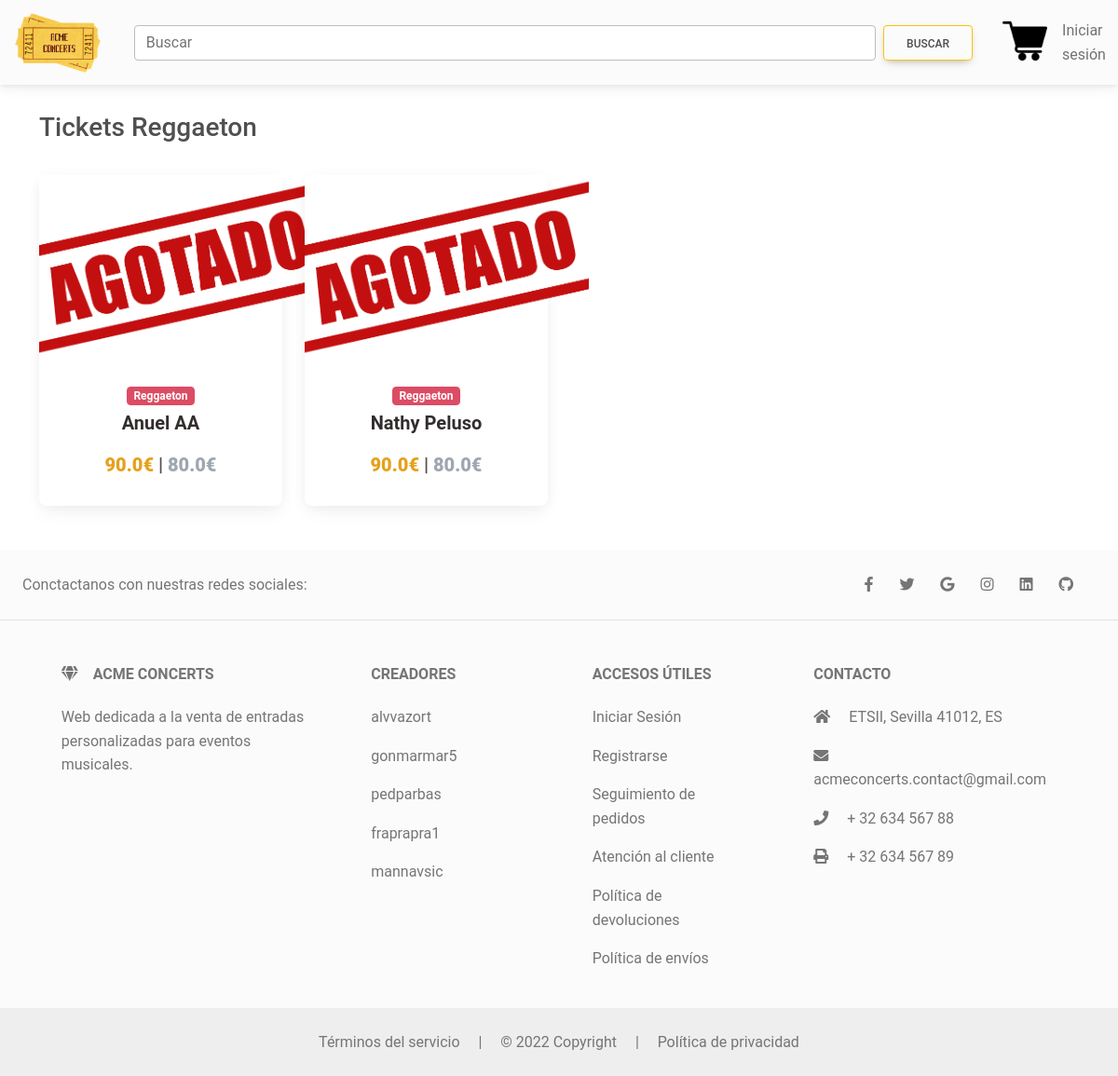
/reggaeton, run on an earlier commit of the app's database.
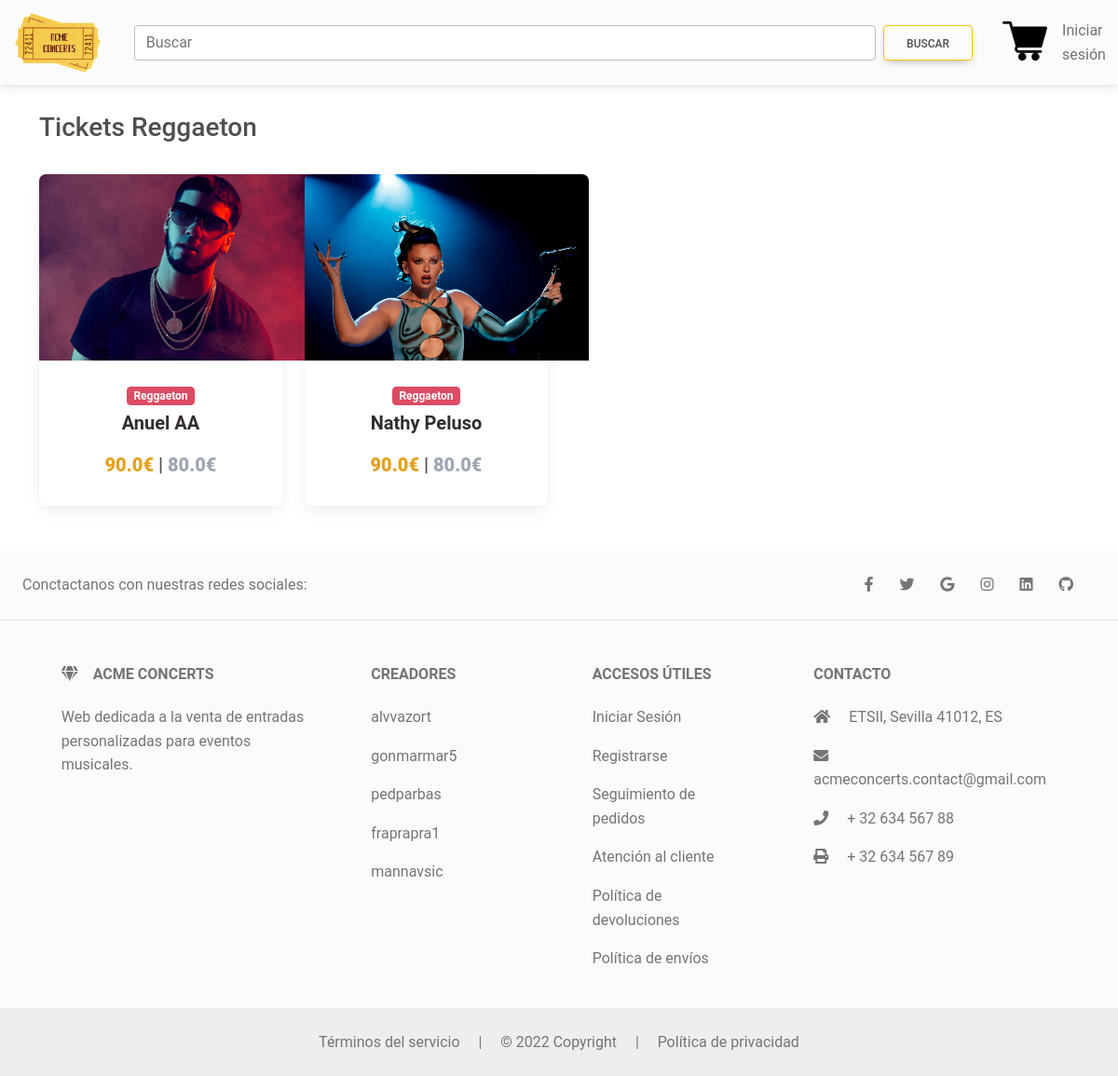
And on a later commit of the database.
### main/models.py (models this page shows, shortened)
class Ticket(models.Model):
    ordering = ['-slug']
    title = models.CharField(max_length=100)
    price = models.FloatField()
    price_customized = models.FloatField()
    location= models.CharField(max_length=100, default="No definido")
    category = models.CharField(choices=CATEGORY, max_length=2)
    slug = models.SlugField()
    description = models.TextField()
    image = models.ImageField(upload_to= 'images/tickets/')
    date = models.DateTimeField()
    stock = models.PositiveIntegerField(default=10)
    def get_absolute_url(self):
        return reverse("main:ticket", kwargs={
            'slug': self.slug
        })

### main/views.py (the view)
# urls.py: path('reggaeton', views.products_reggaeton, name='reggaeton'),
def products_reggaeton(request):
    context = {
        'items': Ticket.objects.filter(category = 'Rg'),
        "MEDIA_URL" : settings.MEDIA_URL,
        "categoria" : "Reggaeton"
    }
    return render(request, "categorias.html", context)

### main/templates/categorias.html
{% extends "base.html" %}
{% block content %}
<main>
    <div class="container">
        <h3>Tickets {{categoria}}</h3>
        <br>
      <section class="text-center mb-4">
        <div class="row wow fadeIn">
            {% for ticket in items %}
                <div class="col-lg-3 col-md-6 mb-4">
                    <div class="card">
                        <div class="view overlay">
                        {% if ticket.stock == 0 %}
                            <img src="/resources/images/agotado.png" style="object-fit: cover; width: 305px;height: 200px;" class="card-img-top">
                            <a href="{{ticket.get_absolute_url}}">
                                <div class="mask rgba-white-slight"></div>
                            </a>
                            {% else %}
                            <img src="{{MEDIA_URL}}{{ticket.image}}" style="object-fit: cover; width: 305px;height: 200px;" class="card-img-top">
                            <a href="{{ticket.get_absolute_url}}">
                                <div class="mask rgba-white-slight"></div>
                            </a>
                        {% endif %}
                        </div>
                        <div class="card-body text-center">
                            <a href="">
                                <span class="badge bg-danger text-white mr-1">{{ticket.get_category_display}}</span>
                            </a>
                                <h5>
                                    <a href="{{ticket.get_absolute_url }}" >
                                        <span class="badge badge-pill text-dark"><h5><strong>{{ticket.title}} </strong></h5></span>
                                    </a>
                                </h5>
                            <h5 >
                            <strong>
                                {% if ticket.price %}
                                <span><b class="text-warning"> {{ ticket.price_customized }}€</b></span>
                                |
                                <span class="text-secondary mr-1">
                                    <b>{{ ticket.price }}€</b>
                                </span>
                                {% else %}
                                <span>{{ ticket.price_customized }}€</span>
                                {% endif %}
                            </strong>
                            </h5>
                        </div>
                    </div>
                </div>
            {% endfor %}
        </div>
      </section>
    </div>
</main>
{% endblock content %}

What changed in the data, as far as the page shows it:
changed Ticket "Anuel AA": image: picture added; stock 0 → 9 (drawn); stock: picture removed
changed Ticket "Nathy Peluso": image: picture added; stock 0 → 10 (drawn); stock: picture removed
